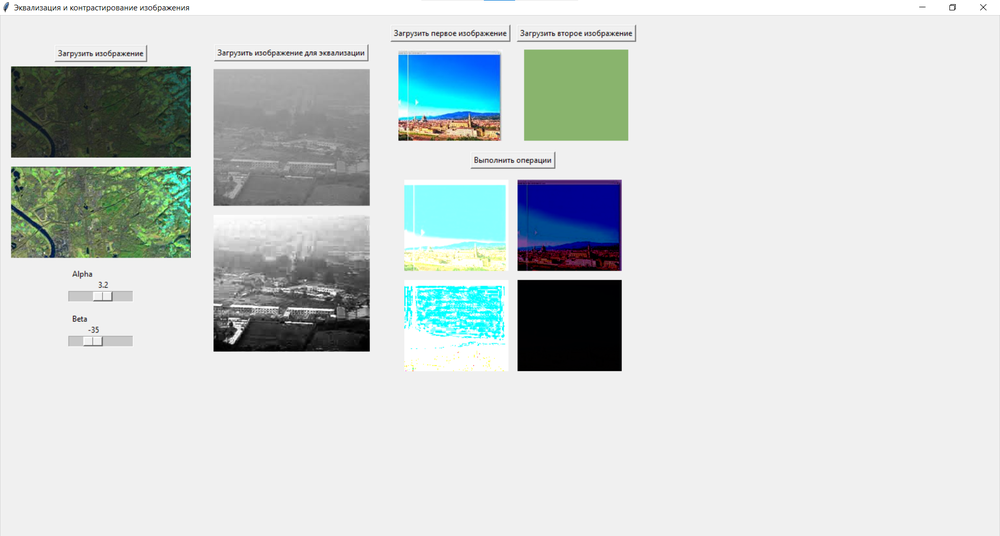
#> input picture image.png, 1000 x 536 px, shrunk from 1920 x 1030 before the run
$ python -i llab2.py   (imports and definitions only)
#> lines starting #> are read from the running program, lines starting #| are printed output that depends on the picture
#> further down, picture is the input picture: shape (536, 1000, 3); mean B, G, R 211.7, 212.6, 206
import cv2
import numpy as np
import tkinter as tk
from tkinter import filedialog, messagebox
from PIL import Image, ImageTk
import site
# [1 line not run here, left out]
original_image = None
contrast_stretched_image = None
original_image2 = None
equalized_image = None
image1 = None
image2 = None

def linear_contrast_stretching(image, alpha=1.5, beta=0):
    return cv2.convertScaleAbs(image, alpha=alpha, beta=beta)

def histogram_equalization(image):
    ycrcb = cv2.cvtColor(image, cv2.COLOR_BGR2YCrCb)
#> ycrcb: shape (536, 1000, 3); mean of channels 0, 1, 2 210.5, 124.8, 128.7
    channels = list(cv2.split(ycrcb))
#> channels = 3 items
    channels[0] = cv2.equalizeHist(channels[0])
    equalized_ycrcb = cv2.merge(channels)
#> equalized_ycrcb: shape (536, 1000, 3); mean of channels 0, 1, 2 186.1, 124.8, 128.7
    equalized_image = cv2.cvtColor(equalized_ycrcb, cv2.COLOR_YCrCb2BGR)
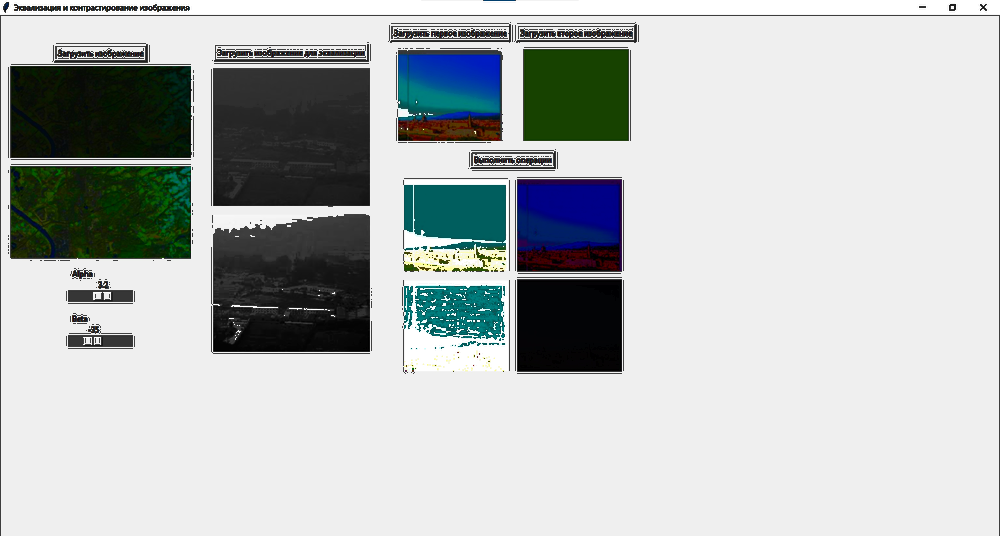
#> equalized_image: shape (536, 1000, 3); mean B, G, R 187.6, 188.3, 183.7
    return equalized_image

# [92 lines left out: functions load_image, update_contrast, show_linear_contrast, update_histogram_equalization, show_histogram_equalization, load_image_for_equalization and 4 more, not called in this run]

def add_images(image1, image2):
    return cv2.add(image1, image2)

def subtract_images(image1, image2):
    return cv2.subtract(image1, image2)

def multiply_images(image1, image2):
    return cv2.multiply(image1, image2)

def divide_images(image1, image2):
    return cv2.divide(image1, image2)

# [30 lines left out: functions perform_operations, show_operations, not called in this run]

# [2 lines not run here, left out]

# [1 line that did not run here, left out]
# [1 line not run here, left out]

# [1 line that did not run here, left out]
# [1 line not run here, left out]

# [1 line that did not run here, left out]
# [1 line not run here, left out]

# [1 line that did not run here, left out]
# [1 line not run here, left out]

# [1 line that did not run here, left out]
# [2 lines not run here, left out]

# [1 line that did not run here, left out]
# [5 lines not run here, left out]

# [1 line that did not run here, left out]
# [1 line not run here, left out]

# [1 line that did not run here, left out]
# [1 line not run here, left out]
# [1 line that did not run here, left out]
# [1 line not run here, left out]

# [1 line that did not run here, left out]
# [1 line not run here, left out]

# [1 line that did not run here, left out]
# [1 line not run here, left out]

# [1 line that did not run here, left out]
# [1 line not run here, left out]

# [1 line that did not run here, left out]
# [1 line not run here, left out]

# [1 line that did not run here, left out]
# [1 line not run here, left out]

# [1 line that did not run here, left out]
# [1 line not run here, left out]

# [1 line that did not run here, left out]
# [1 line not run here, left out]

# [1 line that did not run here, left out]
# [1 line not run here, left out]

# [1 line that did not run here, left out]
# [1 line not run here, left out]

# [1 line that did not run here, left out]
# [1 line not run here, left out]

# [1 line that did not run here, left out]
# [1 line not run here, left out]

# [1 line that did not run here, left out]
# [3 lines not run here, left out]

>>> import cv2
>>> picture = cv2.imread('image.png')
>>> result = histogram_equalization(picture)
